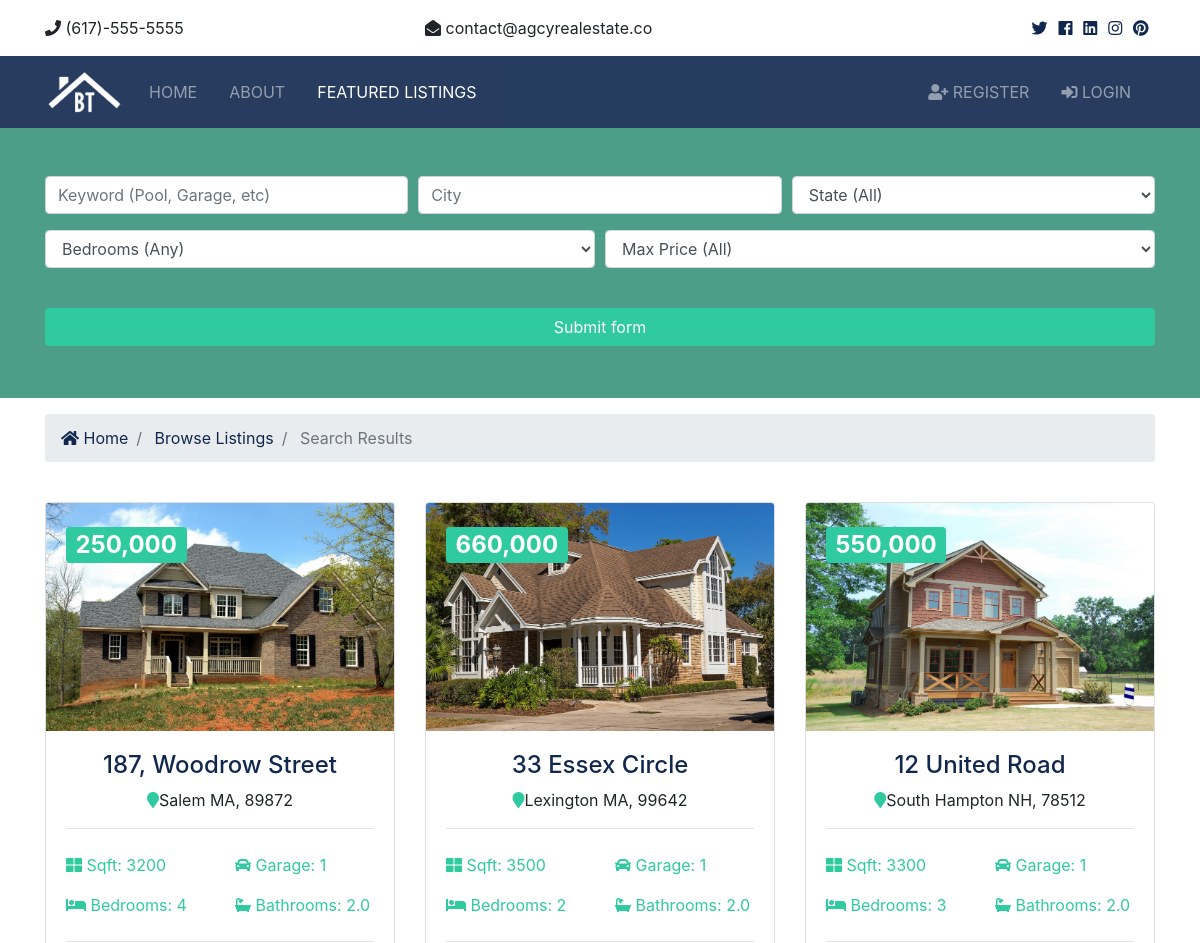
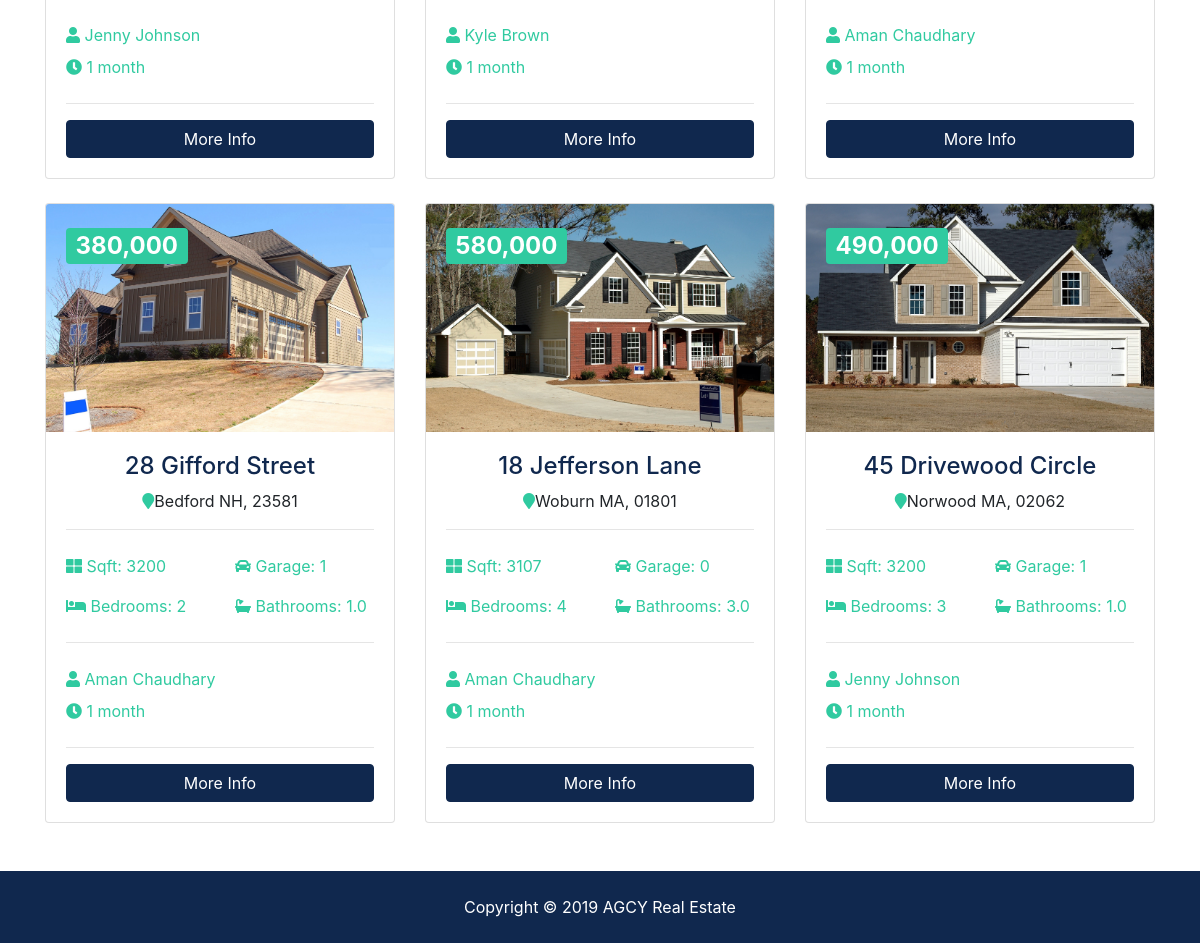
The page /listings/search on the database its author committed (2 pictures, top to bottom).
### listings/models.py (models this page shows, shortened)
class Listing(models.Model):
	realtor = models.ForeignKey(Realtor, on_delete=models.DO_NOTHING)
	title = models.CharField(max_length=200)
	address = models.CharField(max_length=200)
	city = models.CharField(max_length=100)
	state = models.CharField(max_length=100)
	zipcode = models.CharField(max_length=20)
	description = models.TextField(blank=True)
	price = models.IntegerField()
	bedrooms = models.IntegerField()
	bathrooms = models.DecimalField(max_digits=2, decimal_places=1)
	garage = models.IntegerField(default=0)
	sqft = models.IntegerField()
	lot_size = models.DecimalField(max_digits=5, decimal_places=1)
	photo_main = models.ImageField(upload_to='photos/%Y/%m/%d/')
	photo_1 = models.ImageField(upload_to='photos/%Y/%m/%d/', blank=True)
	photo_2 = models.ImageField(upload_to='photos/%Y/%m/%d/', blank=True)
	photo_2 = models.ImageField(upload_to='photos/%Y/%m/%d/', blank=True)
	photo_3 = models.ImageField(upload_to='photos/%Y/%m/%d/', blank=True)
	photo_4 = models.ImageField(upload_to='photos/%Y/%m/%d/', blank=True)
	photo_5 = models.ImageField(upload_to='photos/%Y/%m/%d/', blank=True)
	photo_6 = models.ImageField(upload_to='photos/%Y/%m/%d/', blank=True)
	is_published = models.BooleanField(default=True)
	list_date = models.DateTimeField(default=datetime.now, blank=True)

### realtors/models.py (models this page shows)
class Realtor(models.Model):
	name = models.CharField(max_length=200)
	photo = models.ImageField(upload_to='photos/%Y/%m/%d')
	description = models.TextField(blank=True)
	phone = models.CharField(max_length=20)
	email = models.CharField(max_length=50)
	is_mvp = models.BooleanField(default=False)
	hire_date = models.DateTimeField(default=datetime.now)
	def __str__(self):
		return self.name

### listings/views.py (the view)
# urls.py: path('search',views.search,name='search'),
def search(request):
	queryset_list = Listing.objects.order_by('-list_date')
	if 'keywords' in request.GET:
		keywords = request.GET['keywords']
		if keywords:
			queryset_list = queryset_list.filter(description__icontains=keywords)
	if 'city' in request.GET:
		city = request.GET['city']
		if city:
			queryset_list = queryset_list.filter(city__iexact=city)
	if 'state' in request.GET:
		state = request.GET['state']
		if state:
			queryset_list = queryset_list.filter(state__iexact=state)
	if 'bedrooms' in request.GET:
		bedrooms = request.GET['bedrooms']
		if bedrooms:
			queryset_list = queryset_list.filter(bedrooms__lte=bedrooms)
	if 'price' in request.GET:
		price = request.GET['price']
		if price:
			queryset_list = queryset_list.filter(price__lte=price)
	context={
		'state_choices': state_choices,
		'price_choices': price_choices,
		'bedroom_choices': bedroom_choices,
		'listings': queryset_list,
		'values': request.GET
	}
	return render(request, 'listings/search.html',context)

### templates/listings/search.html (shortened to what this page needs)
{% extends 'base.html' %}
{% load humanize %}
{% block content %}
<section id="showcase-inner" class="showcase-search text-white py-5">
<div class="container">
  <div class="row text-center">
    <div class="col-md-12">
      <form action="{% url 'search' %}">
        <div class="form-row">
          <div class="col-md-4 mb-3">
            <input type="text" name="keywords" class="form-control" placeholder="Keyword (Pool, Garage, etc)" value="{{values.keywords}}">
          </div>
          <div class="col-md-4 mb-3">
            <input type="text" name="city" class="form-control" placeholder="City" value="{{values.city}}">
          </div>
          <div class="col-md-4 mb-3">
            <select name="state" class="form-control">
              <option selected="true" disabled="disabled">State (All)</option>
            </select>
          </div>
        </div>
        <div class="form-row">
          <div class="col-md-6 mb-3">
            <select name="bedrooms" class="form-control">
              <option selected="true" disabled="disabled">Bedrooms (Any)</option>
            </select>
          </div>
          <div class="col-md-6 mb-3">
            <select name="price" class="form-control">
              <option selected="true" disabled="disabled">Max Price (All)</option>
            </select>
          </div>
        </div>
        <button class="btn btn-secondary btn-block mt-4" type="submit">Submit form</button>
      </form>
    </div>
  </div>
</div>
</section>
<section id="bc" class="mt-3">
<div class="container">
  <nav aria-label="breadcrumb">
    <ol class="breadcrumb">
      <li class="breadcrumb-item">
        <a href="{% url 'index' %}">
          <i class="fas fa-home"></i> Home</a>
      </li>
      <li class="breadcrumb-item">
        <a href="{% url 'listings' %}">Browse Listings</a>
      </li>
      <li class="breadcrumb-item active"> Search Results</li>
    </ol>
  </nav>
</div>
</section>
<section id="listings" class="py-4">
<div class="container">
  <div class="row">
        {% if listings %}
          {% for listing in listings %}
            <div class="col-md-6 col-lg-4 mb-4">
          <div class="card listing-preview">
            <img class="card-img-top" src="{{listing.photo_main.url}}" alt="">
            <div class="card-img-overlay">
              <h2>
                <span class="badge badge-secondary text-white">{{listing.price | intcomma}}</span>
              </h2>
            </div>
            <div class="card-body">
              <div class="listing-heading text-center">
                <h4 class="text-primary">{{listing.title}}</h4>
                <p>
                  <i class="fas fa-map-marker text-secondary"></i>{{listing.city}} {{listing.state}}, {{listing.zipcode}}</p>
              </div>
              <hr>
              <div class="row py-2 text-secondary">
                <div class="col-6">
                  <i class="fas fa-th-large"></i> Sqft: {{listing.sqft}}</div>
                <div class="col-6">
                  <i class="fas fa-car"></i> Garage: {{listing.garage}}</div>
              </div>
              <div class="row py-2 text-secondary">
                <div class="col-6">
                  <i class="fas fa-bed"></i> Bedrooms: {{listing.bedrooms}}</div>
                <div class="col-6">
                  <i class="fas fa-bath"></i> Bathrooms: {{listing.bathrooms}}</div>
              </div>
              <hr>
              <div class="row py-2 text-secondary">
                <div class="col-12">
                  <i class="fas fa-user"></i> {{listing.realtor}}</div>
              </div>
              <div class="row text-secondary pb-2">
                <div class="col-6">
                  <i class="fas fa-clock"></i> {{listing.list_date | timesince}}</div>
              </div>
              <hr>
              <a href="{% url 'listing' listing.id %}" class="btn btn-primary btn-block">More Info</a>
            </div>
          </div>
        </div>
          {% endfor %}
        {% else %}
        <div class="col-md-12">
          <p>No listings available</p>
        </div>
        {% endif %}
  </div>
</div>
</section>
{% endblock %}

### btre/static/css/all.css (style rules this page uses)
.fa, .fas, .far, .fal, .fab { -moz-osx-font-smoothing: grayscale; -webkit-font-smoothing: antialiased; display: inline-block; font-style: normal; font-variant: normal; text-rendering: auto; line-height: 1; }
.fa-bath:before { content: "\f2cd"; }
.fa-bed:before { content: "\f236"; }
.fa-car:before { content: "\f1b9"; }
.fa-clock:before { content: "\f017"; }
.fa-home:before { content: "\f015"; }
.fa-map-marker:before { content: "\f041"; }
.fa-th-large:before { content: "\f009"; }
.fa-user:before { content: "\f007"; }
.fa, .fas { font-family: 'Font Awesome 5 Free'; font-weight: 900; }

### btre/static/css/style.css (style rules this page uses)
.btn-secondary { color: #fff !important; }
img { width: 100%; }
#showcase-inner { background: url(../img/building.jpg) no-repeat top center fixed/cover; position: relative; overflow: hidden; min-height: 200px; }
#showcase-inner::before { content: ''; position: absolute; top: 0; left: 0; min-height: 100%; width: 100%; background: rgba(32, 134, 107, 0.8); }
#showcase-inner.showcase-search { min-height: 270px; }
.listing-preview a { position: relative; }

### rows shown on the page
Listing: photo_main (picture), price "250,000", title "187, Woodrow Street", city "Salem", state "MA", zipcode "89872", sqft "3200", garage "1", bedrooms "4", bathrooms "2.0", realtor "Jenny Johnson", list_date "1 month"
Listing: photo_main (picture), price "660,000", title "33 Essex Circle", city "Lexington", state "MA", zipcode "99642", sqft "3500", garage "1", bedrooms "2", bathrooms "2.0", realtor "Kyle Brown", list_date "1 month"
Listing: photo_main (picture), price "550,000", title "12 United Road", city "South Hampton", state "NH", zipcode "78512", sqft "3300", garage "1", bedrooms "3", bathrooms "2.0", realtor "Aman Chaudhary", list_date "1 month"
Listing: photo_main (picture), price "380,000", title "28 Gifford Street", city "Bedford", state "NH", zipcode "23581", sqft "3200", garage "1", bedrooms "2", bathrooms "1.0", realtor "Aman Chaudhary", list_date "1 month"
Listing: photo_main (picture), price "580,000", title "18 Jefferson Lane", city "Woburn", state "MA", zipcode "01801", sqft "3107", garage "0", bedrooms "4", bathrooms "3.0", realtor "Aman Chaudhary", list_date "1 month"
Listing: photo_main (picture), price "490,000", title "45 Drivewood Circle", city "Norwood", state "MA", zipcode "02062", sqft "3200", garage "1", bedrooms "3", bathrooms "1.0", realtor "Jenny Johnson", list_date "1 month"
